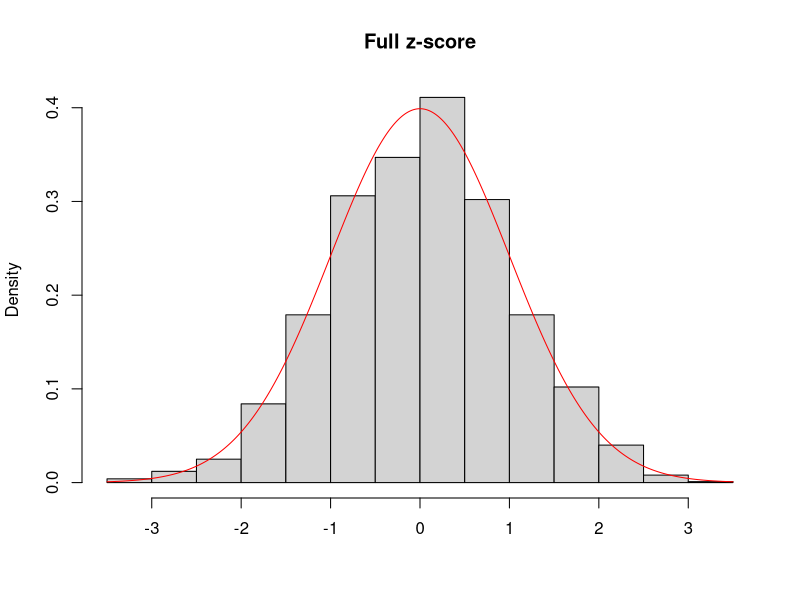
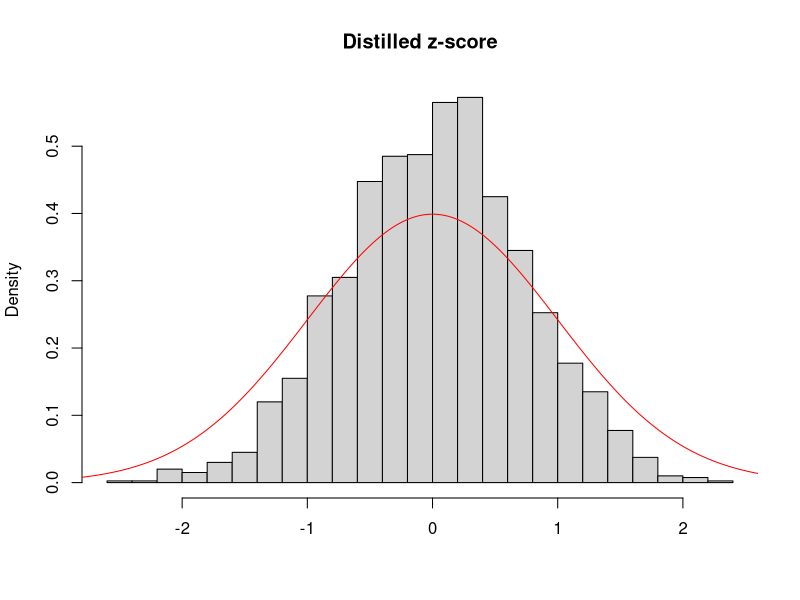
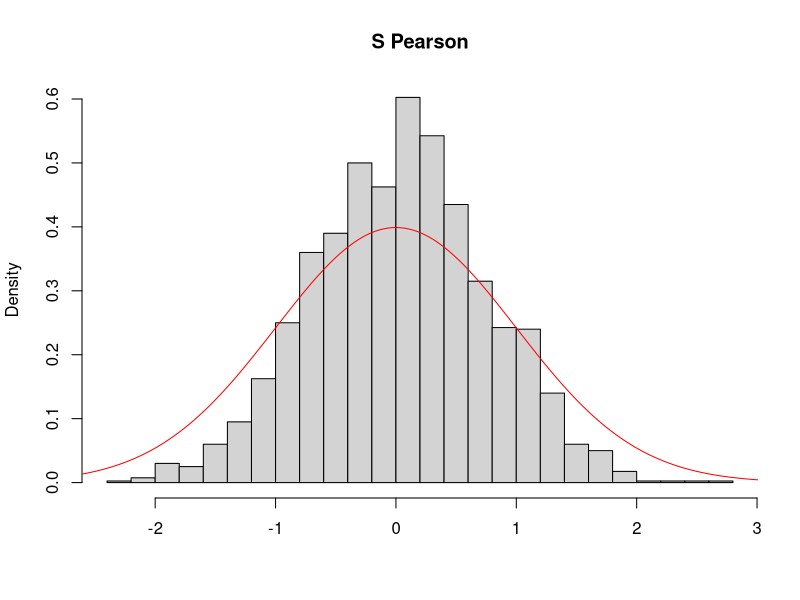
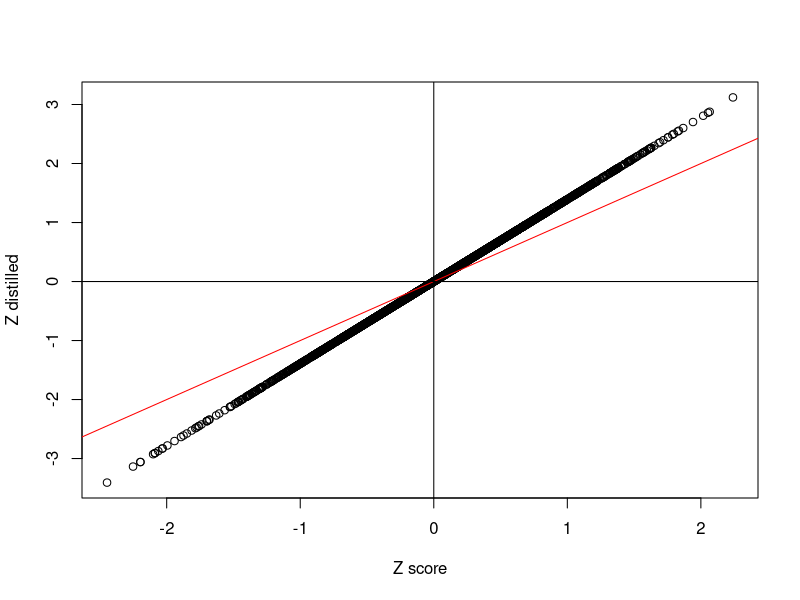
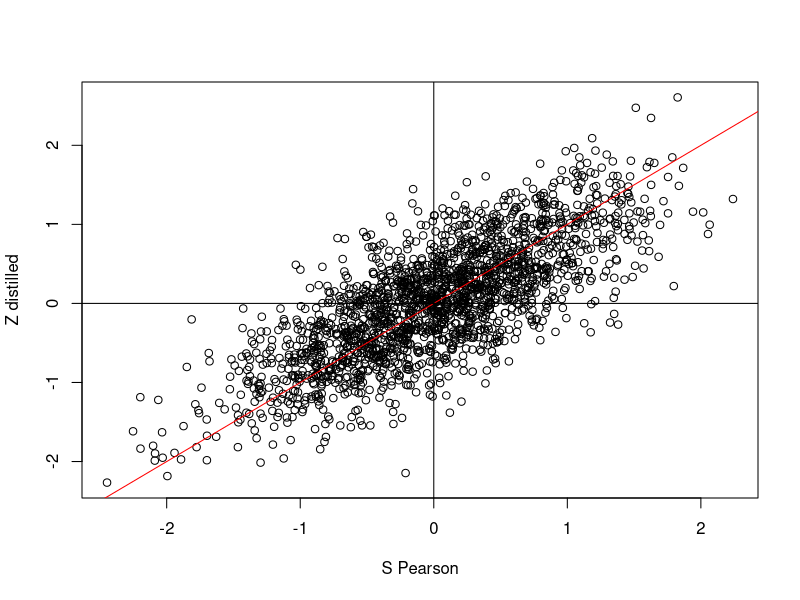

Generate these figures, in order, with R: (Note: a time limit stopped this script after it produced the figures.)
## ---- chunk 1
run_experiment <- function(fitted_means, n_rep, correlated) {
  n <- 5000
  beta_v <- c(1, 2, 1)
  dat <- matrix(data = c(rep(1, n),
                         x1 = rbinom(n, 1, 0.4),
                         x2 = rnorm(n)),
                ncol = 3)
  lin_pred <- as.numeric(dat %*% beta_v)
  mus <- exp(lin_pred)
  
  if (correlated) {
    x_test <- sapply(binomial()$linkinv(dat[,3] - 0.1), function(curr_mu) rbinom(n = 1, size = 1, prob = curr_mu))
  } else {
    x_test <- rbinom(n = n, size = 1, prob = 0.5)
  }
  
  out <- sapply(X = seq(1, n_rep), FUN = function(i) {
    y <- sapply(mus, function(curr_mu) rpois(n = 1, lambda = curr_mu))
    
    # we do a good job of estimating the parameters via glm
    fit <- glm(y ~ dat[,-1], family = poisson)
    mu_hat <- fit$fitted.values
    z_score_full <- statmod::glm.scoretest(fit = fit, x_test)
    
    # next, get the distilled z-score
    y_1 <- y[x_test == 1]
    mu_hat_1 <- if (fitted_means) mu_hat[x_test == 1] else mus[x_test == 1]
    s_y <- sum(y_1)
    s_mu_hat <- sum(mu_hat_1)
    
    # get the distilled z-score
    z_score_distilled <- (s_y - s_mu_hat)/sqrt(s_mu_hat)
    
    # get the normalized pearson residual sum
    pearson_resid <- (y_1 - mu_hat_1)/sqrt(mu_hat_1)
    sum_pearson <- sum(pearson_resid)
    norm_sum_pearson <- (1/sqrt(length(pearson_resid))) * sum_pearson

    # get the gcm
    r <- y_1 - mu_hat_1
    gcm <- 1/sqrt(length(r)) * sum(r)/sd(r)
    
    c(z_score_distilled = z_score_distilled,
      z_score_full = z_score_full,
      norm_sum_pearson = norm_sum_pearson,
      gcm = gcm)
  }) |> t()  
}

out <- run_experiment(fitted_means = TRUE, n_rep = 2000, correlated = FALSE)
x_grid <- seq(from = -3.5, to = 3.5, by = 0.01)
y <- dnorm(x_grid)
## ---- chunk 2
x_grid <- seq(from = -3.5, to = 3.5, by = 0.01)
y <- dnorm(x_grid)

hist(out[,"z_score_full"], freq = FALSE, breaks = 20,
     main = "Full z-score", xlab = "")
lines(x = x_grid, y = y, col = "red")
## ---- chunk 3
hist(out[,"z_score_distilled"], freq = FALSE, breaks = 20,
     main = "Distilled z-score", xlab = "")
lines(x = x_grid, y = y, col = "red")
## ---- chunk 4
hist(out[,"norm_sum_pearson"], freq = FALSE, breaks = 20,
     main = "S Pearson", xlab = "")
lines(x = x_grid, y = y, col = "red")
## ---- chunk 5
plot(out[,"z_score_distilled"], out[,"z_score_full"], ylab = "Z distilled", xlab = "Z score")
abline(a = 0, b = 1, col = "red")
abline(h = 0)
abline(v = 0)
lm(out[,"z_score_full"] ~ out[,"z_score_distilled"])
## ---- chunk 6
plot(out[,"z_score_distilled"], out[,"norm_sum_pearson"], ylab = "Z distilled", xlab = "S Pearson")
abline(a = 0, b = 1, col = "red")
abline(h = 0)
abline(v = 0)
## ---- chunk 7
out <- run_experiment(fitted_means = TRUE, n_rep = 2000, correlated = TRUE)
x_grid <- seq(from = -3.5, to = 3.5, by = 0.01)
y <- dnorm(x_grid)
## ---- chunk 8
hist(out[,"z_score_full"], freq = FALSE, breaks = 20,
     main = "Full z-score", xlab = "")
lines(x = x_grid, y = y, col = "red")
## ---- chunk 9
hist(out[,"z_score_distilled"], freq = FALSE, breaks = 20,
     main = "Distilled z-score", xlab = "")
lines(x = x_grid, y = y, col = "red")
## ---- chunk 10
hist(out[,"norm_sum_pearson"], freq = FALSE, breaks = 20,
     main = "S Pearson", xlab = "")
lines(x = x_grid, y = y, col = "red")
## ---- chunk 11
plot(out[,"z_score_distilled"], out[,"z_score_full"], ylab = "Z distilled", xlab = "Z score")
abline(a = 0, b = 1, col = "red")
abline(h = 0)
abline(v = 0)
lm(out[,"z_score_full"] ~ out[,"z_score_distilled"])
## ---- chunk 12
plot(out[,"z_score_distilled"], out[,"norm_sum_pearson"], ylab = "Z distilled", xlab = "S Pearson")
abline(a = 0, b = 1, col = "red")
abline(h = 0)
abline(v = 0)
## ---- chunk 13
out <- run_experiment(fitted_means = FALSE, n_rep = 2000, correlated = FALSE)
x_grid <- seq(from = -3.5, to = 3.5, by = 0.01)
y <- dnorm(x_grid)

hist(out[,"z_score_distilled"], freq = FALSE, breaks = 20,
     main = "Theoretical distilled z-score", xlab = "")
lines(x = x_grid, y = y, col = "red")
